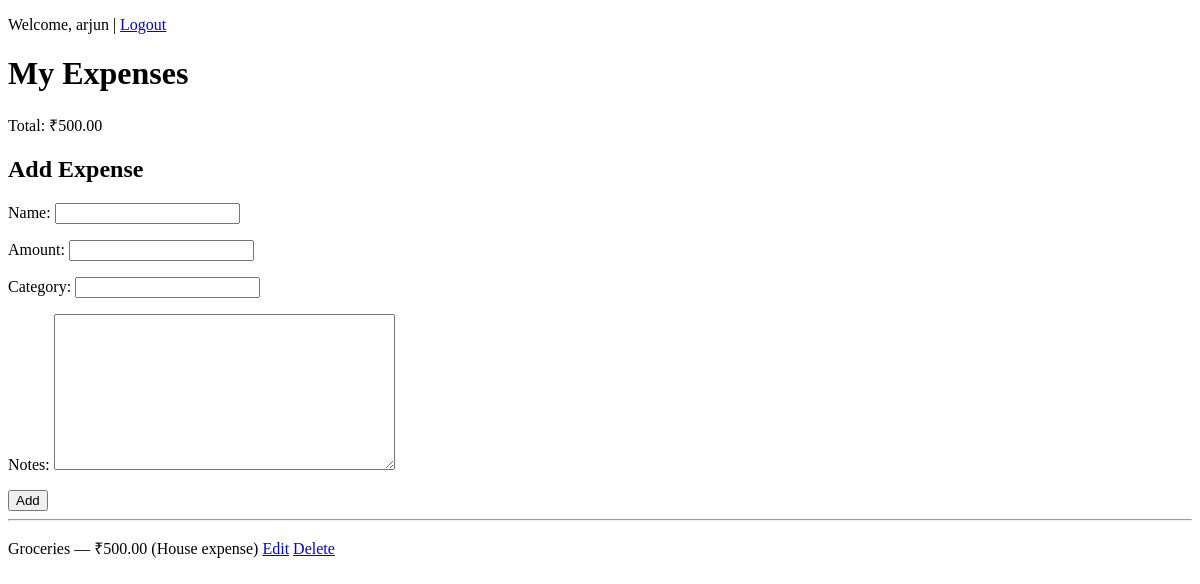
The app's page / (signed in), older data.
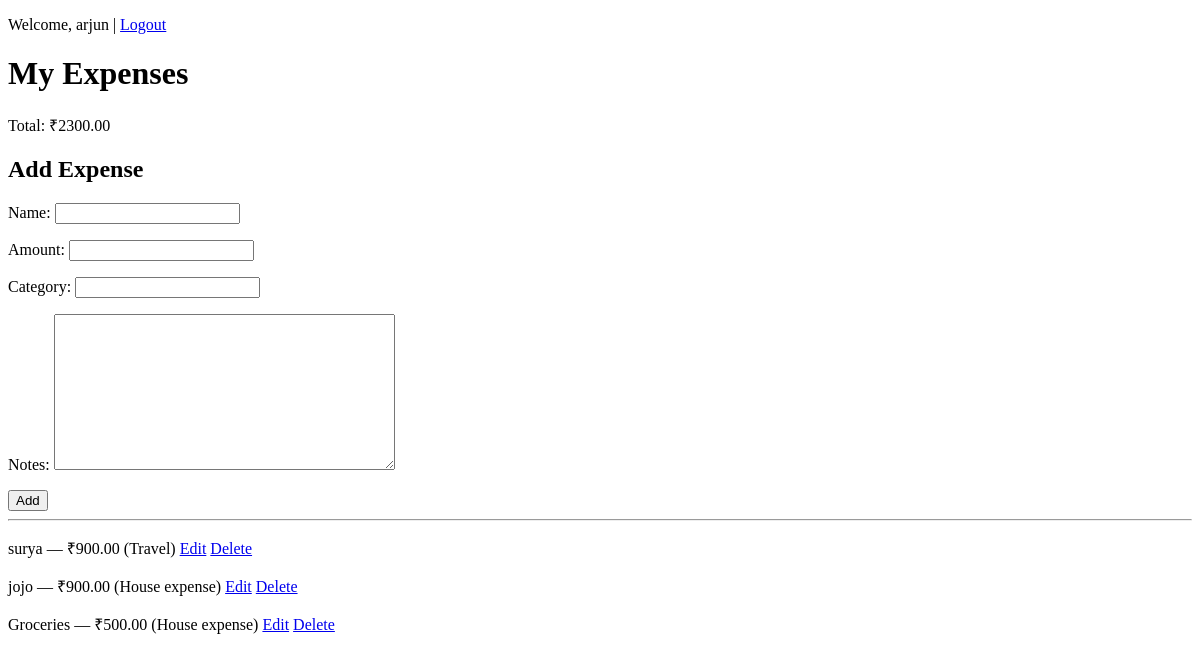
The same page, newer data.
### expenses/models.py (models this page shows, shortened)
class Expense(models.Model):
    user = models.ForeignKey(User, on_delete=models.CASCADE)
    name = models.CharField(max_length=100)
    amount = models.DecimalField(max_digits=10, decimal_places=2)
    category = models.CharField(max_length=100)
    date = models.DateField(auto_now_add=True)
    notes = models.TextField(blank=True)

### expenses/views.py (the view)
# urls.py: path('', ExpenseListView.as_view(), name='home'),
class ExpenseListView(LoginRequiredMixin, ListView):
    model = Expense
    template_name = 'expenses/home.html'
    context_object_name = 'expenses'
    def get_queryset(self):
        return Expense.objects.filter(user=self.request.user).order_by('-date')
    def get_context_data(self, **kwargs):
        context = super().get_context_data(**kwargs)
        context['total'] = sum(e.amount for e in self.get_queryset())
        context['form'] = ExpenseForm()
        return context

### expenses/forms.py
class ExpenseForm(forms.ModelForm):
    class Meta:
        model = Expense
        fields = ['name', 'amount', 'category', 'notes']

### expenses/templates/expenses/home.html (shortened to what this page needs)
<!DOCTYPE html>
<html>
<head><title>Expense Tracker</title></head>
<body>
    <p>Welcome, {{ request.user.username }} | <a href="{% url 'logout' %}">Logout</a></p>
    <h1>My Expenses</h1>
    <p>Total: ₹{{ total }}</p>
    <h2>Add Expense</h2>
    <form method="POST" action="{% url 'expense-create' %}">
        {{ form.as_p }}
        <button type="submit">Add</button>
    </form>
    <hr>
    {% if expenses %}
        {% for expense in expenses %}
            <p>
                {{ expense.name }} — ₹{{ expense.amount }} ({{ expense.category }})
                <a href="{% url 'expense-edit' expense.id %}">Edit</a>
                <a href="{% url 'expense-delete' expense.id %}">Delete</a>
            </p>
        {% endfor %}
    {% else %}
        <p>No expenses yet.</p>
    {% endif %}
</body>
</html>

Row changes from the older to the newer data that the page shows:
added Expense: name "surya", amount "900.00", category "Travel"
added Expense: name "jojo", amount "900.00", category "House expense"
Text that changed along with them:
{{ total }}: "500.00" → "2300.00"
